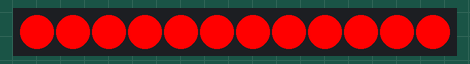
This program was run on a simulated MicroPython board. On the bench: 12 RGB LEDs in strip order, left to right. What the program prints to the serial console is not drawn. At 10.1 s the program stops and its outputs stay as they are.

Above: at 0.1 s.
At 0.6 s:
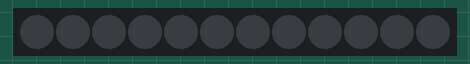

The program:

_velse_2.py
```python
from neopixel import NeoPixel
from machine import Pin
from time import sleep

n = 12
p = 26
np = NeoPixel(Pin(p, Pin.OUT), n)
def set_color(r, g, b):
            for pixel in range(n):
                np[pixel] = (r, g, b)
                np.write()

def clear():
    for pixel in range(n):
        np[pixel] = (0, 0, 0)
    np.write()
# lav en variabel som inkrementerer med 1 for hver omgang i loopet
# når variablens værdi er 10 eller højere, så stop loopet
count = 1
while True:
    set_color(255, 0, 0)
    sleep(0.5)
    set_color(0, 0, 0)
    sleep(0.5)
    count += 1
    print(count)
    if count == 11:
        break


                    
```

Measured:
- what the display in image 1 shows lasts 0.5 s, from 0.5 s to 1.0 s
